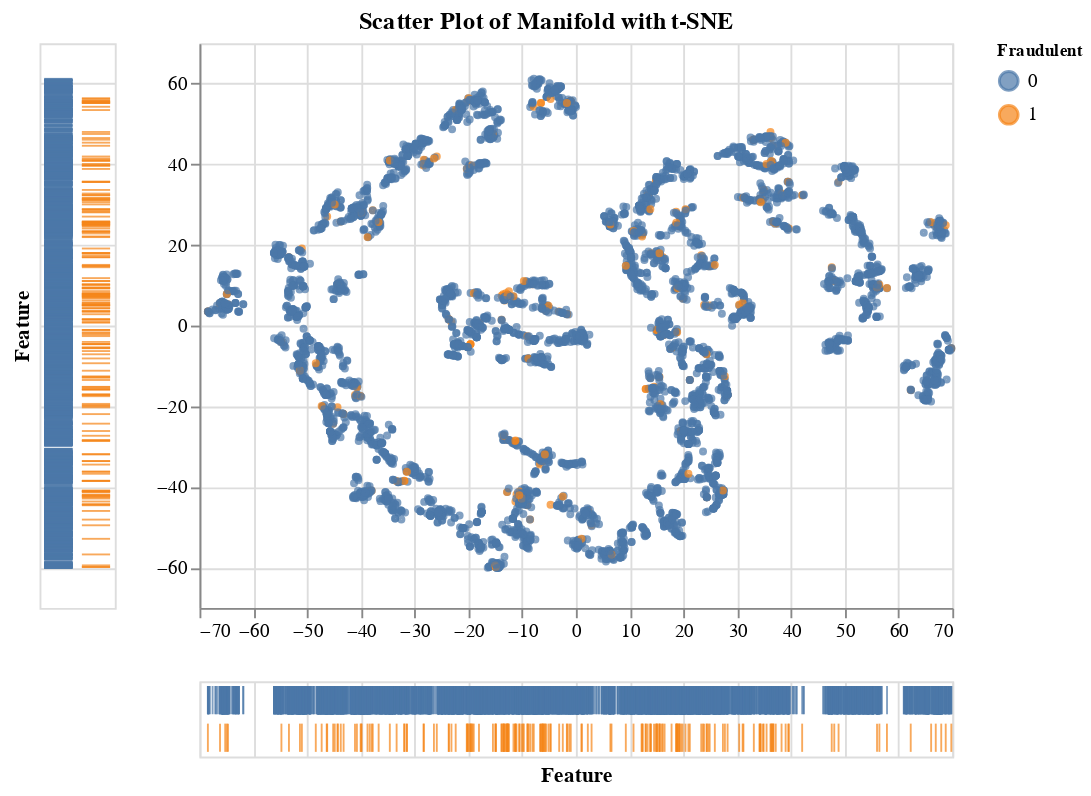

This figure's notebook cell:
### Code cell
source = pd.DataFrame(np.c_[manifold, df_y_valid.iloc[:5000].values], columns=['feature_x', 'feature_y', 'is_fraud'])
source['is_fraud'] = source['is_fraud'].map(lambda x: str(int(x)))

brush = alt.selection(type='interval')
base = alt.Chart(source).add_selection(brush)
points = base.mark_point(size=5).encode(
    x=alt.X('feature_x', title=None),
    y=alt.Y('feature_y', title=None),
    color=alt.condition(brush, alt.Color('is_fraud:N', legend=alt.Legend(title='Fraudulent', titleFontSize=9)), alt.value('grey'))
)
tick_axis = alt.Axis(labels=False, domain=False, ticks=False)
x_ticks = base.mark_tick().encode(
    alt.X('feature_x', title='Feature', axis=tick_axis),
    alt.Y('is_fraud', title=None, axis=tick_axis),
    color=alt.condition(brush, 'is_fraud', alt.value('lightgrey'))
)
y_ticks = base.mark_tick().encode(
    alt.X('is_fraud', title=None, axis=tick_axis),
    alt.Y('feature_y', title='Feature', axis=tick_axis),
    color=alt.condition(brush, 'is_fraud', alt.value('lightgrey'))
)
(y_ticks | (points & x_ticks)).properties(title='Scatter Plot of Manifold with t-SNE').configure_title(anchor='middle')

### Figure 1 — Vega-Lite specification as saved in the notebook (floating-point values rounded to 4 significant figures; data arrays with more than 128 entries replaced by an {"elided": "..."} marker saying what was removed)
{"config": {"view": {"continuousWidth": 400, "continuousHeight": 300}, "title": {"anchor": "middle"}}, "hconcat": [{"mark": "tick", "encoding": {"color": {"condition": {"type": "nominal", "field": "is_fraud", "selection": "selector002"}, "value": "lightgrey"}, "x": {"type": "nominal", "axis": {"domain": false, "labels": false, "ticks": false}, "field": "is_fraud", "title": null}, "y": {"type": "quantitative", "axis": {"domain": false, "labels": false, "ticks": false}, "field": "feature_y", "title": "Feature"}}, "selection": {"selector002": {"type": "interval"}}}, {"vconcat": [{"mark": {"type": "point", "size": 5}, "encoding": {"color": {"condition": {"type": "nominal", "field": "is_fraud", "legend": {"title": "Fraudulent", "titleFontSize": 9}, "selection": "selector002"}, "value": "grey"}, "x": {"type": "quantitative", "field": "feature_x", "title": null}, "y": {"type": "quantitative", "field": "feature_y", "title": null}}, "selection": {"selector002": {"type": "interval"}}}, {"mark": "tick", "encoding": {"color": {"condition": {"type": "nominal", "field": "is_fraud", "selection": "selector002"}, "value": "lightgrey"}, "x": {"type": "quantitative", "axis": {"domain": false, "labels": false, "ticks": false}, "field": "feature_x", "title": "Feature"}, "y": {"type": "nominal", "axis": {"domain": false, "labels": false, "ticks": false}, "field": "is_fraud", "title": null}}, "selection": {"selector002": {"type": "interval"}}}]}], "data": {"name": "data-7be3544e25d9e60aec2b24cd6c5fe568"}, "title": "Scatter Plot of Manifold with t-SNE", "$schema": "https://vega.github.io/schema/vega-lite/v4.8.1.json", "datasets": {"data-7be3544e25d9e60aec2b24cd6c5fe568": {"elided": "5000 records"}}}
